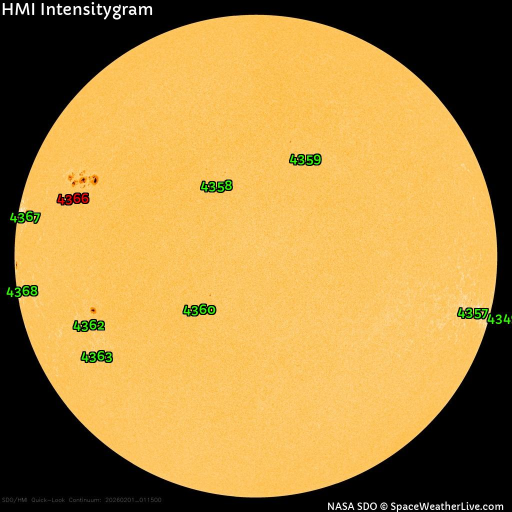
#> input picture Data/Feb1.jpg, 1024 x 1024 px (shown at 1/2 size); its folder holds only this picture in this run
$ jupyter execute --allow-errors SolarSpeed.ipynb
#> lines starting #> are read from the running program, lines starting #| are printed output that depends on the picture; after the words box and inside, x2 and y2 are one past the last pixel; in counts of white or black regions, pixels touching at a corner belong together
#> further down, img is the input picture: shape (1024, 1024, 3); mean R, G, B 174.2, 137.5, 67.4
[cell 1]
import numpy as np
import matplotlib.pyplot as plt
import matplotlib.patches as mpatches


from PIL import Image

# Will be used for the dark spots in the dataset
from scipy import ndimage

# Fits a straight line compared to the longitude vs time
from scipy.stats import linregress

[cell 2]
IMAGE = "../Data"

# The Dataset size
Days = 9

This gets the center of the Solar Disk and the radius

[cell 3]
'''
Function: Gets the Center of the Sun and calculated the radius of the Sun in the image

Input:
    Image

Return:
    X coordinate
    Y coordinate
    Radius

Sources:
    CMPUT 206 Notes

'''

def getCenter(img_arr):

    # Since HMI orange images are the strongest in the RED channel
    # Of the image, it will be best used to differentiate
    # The black space and orange Sun

    red_img = img_arr[:,:,0].astype(float)
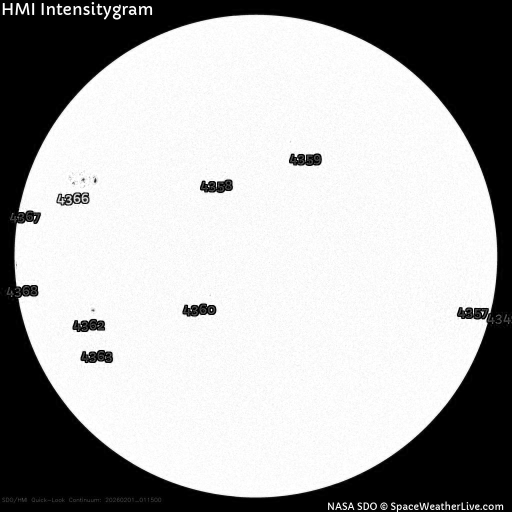
#> red_img: shape (1024, 1024) float64 (shown at 1/2 size); min 0, max 255, mean 174.2

    threshold = 30

    # Gets a mask to make sure only the sun is considered for center
    # Creates a binary grid:
    # 1: If it is the sun
    # 0: If it is outer space
    mask = red_img > threshold
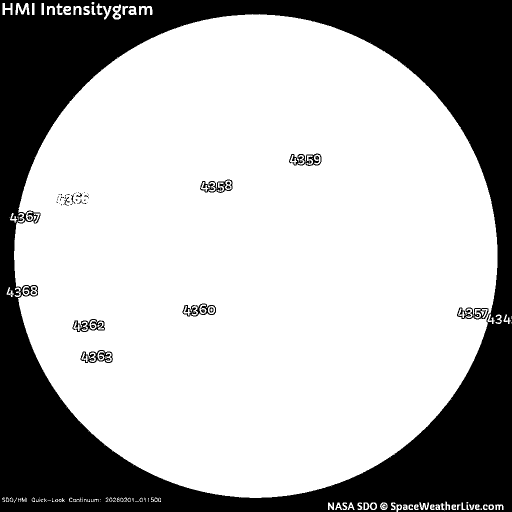
#> mask: shape (1024, 1024) bool (shown at 1/2 size); 70% white; 68 black regions (35 under 20 px), largest, box (x1, y1, x2, y2) and area: (0, 0, 1024, 1024) 308893, (161, 700, 226, 726) 720, (578, 307, 643, 332) 712

    rows = []
    # Check every row which contains a pixel of the sun
    # If a row has a sun in it then we keep the position of the row in an array
    for r in range(mask.shape[0]):
        if True in mask[r, :]:
            rows.append(r)
#> after the loop, rows = 1020 values from 4 to 1023
    rows = np.array(rows)

    # Goes through each column checking every pixel
    # Checks if it contains any part of the suns pixel
    # If it does store the positioning
    cols = []
    for c in range(mask.shape[1]):
        if True in mask[:,c]:
            cols.append(c)
#> after the loop, cols = 1019 values from 4 to 1023
    cols = np.array(cols)

    row_min = rows[0]
#> row_min = 4
    row_max = rows[-1]
#> row_max = 1023

    col_min = cols[0]
#> col_min = 4
    col_max = cols[-1]
#> col_max = 1023

    # (Max + Min) / 2
    # Gets the center coordinates

    y = (row_max + row_min)/ 2.0
#> y = 513.5
    x = (col_max + col_min)/ 2.0
#> x = 513.5

    # Radius
    vertD = row_max - row_min
#> vertD = 1019
    horzD = col_max - col_min
#> horzD = 1019

    R = (vertD + horzD) / 4.0
#> R = 509.5
#> `x,y,R = getCenter(img)`: x = 513.5; R = 509.5

    return x,y,R

Gets all the Sunspots and returns the coordinates of the sunspots

[cell 4]
def getSunspots(img_arr, x,y,R):

    # Gets the different color channels RGB for the image
#> called with x = 513.5, y = 513.5, R = 509.5
    rImg = img_arr[:,:,0].astype(float)
    gImg = img_arr[:,:,1].astype(float)
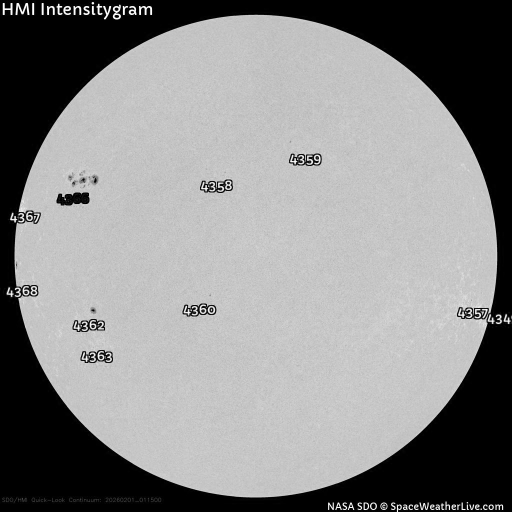
#> gImg: shape (1024, 1024) float64 (shown at 1/2 size); min 0, max 255, mean 137.5
    bImg = img_arr[:,:,2].astype(float)
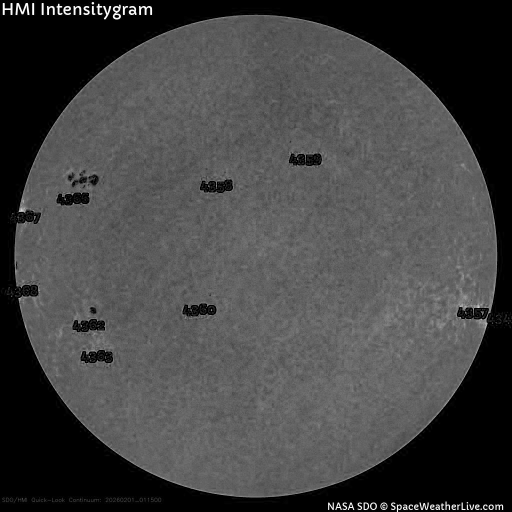
#> bImg: shape (1024, 1024) float64 (shown at 1/2 size); min 0, max 255, mean 67.4

    rows = img_arr.shape[0]
#> rows = 1024
    cols = img_arr.shape[1]
#> cols = 1024

    # Creates a grid same size as image
    # If there are pixels inside the disk its true
    mask = [[False]*cols for i in range(rows)]

    # Checks for each pixel inside the sun
    for r in range(rows):
        for c in range(cols):
            # Use pythagorean theorem to get distance
            # Of the pixel to the center of sun
            vertD = r - y
            horzD = c - x
            dist = np.sqrt(horzD ** 2 + vertD ** 2)

            # Checks if the pixel is within the sun
            # Less than 98% so we dont mistake edges
            if dist < R * 0.98:
                mask[r][c] = True
#> after the loop, mask = 1024 items

    mask = np.array(mask)
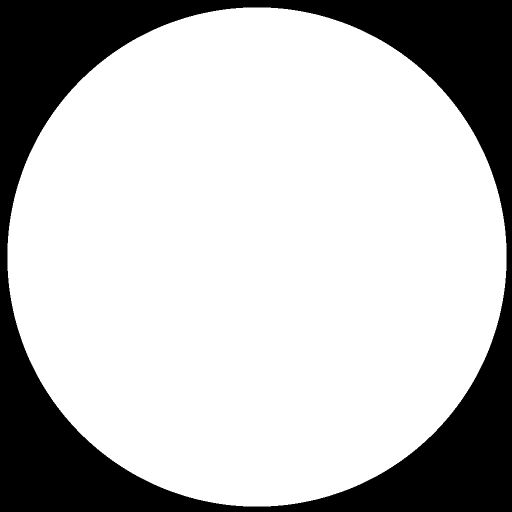
#> mask: shape (1024, 1024) bool (shown at 1/2 size); 74.7% white; 1 black region, box (x1, y1, x2, y2) and area: (0, 0, 1024, 1024) 265420

    # Average brightness of each pixel
    avgB = (rImg + gImg + bImg) / 3.0

    # Gets all the brightness values inside the solar image
    insideDisk = avgB[mask]

    # Gets the average of the pixels inside the disk
    meanB = np.mean(insideDisk)
#> meanB = 167.7

    # Gets standard deviation  on how spread out the brightness is
    stdB = np.std(insideDisk)
#> stdB = 46.94

    # Gets a threshold to get sunspots
    # Use 2.5 to single out sunspots
    threshold = meanB - 2.5 * stdB
#> threshold = 50.32

    # Mark whether each pixel is a sunspot and/or not a text
    # Since most of the text is green we calculate a green ratio
    # Add 0.0001 to make sure we dont divide bt 0
    isGreen = gImg / (rImg + gImg + bImg + 0.0001)
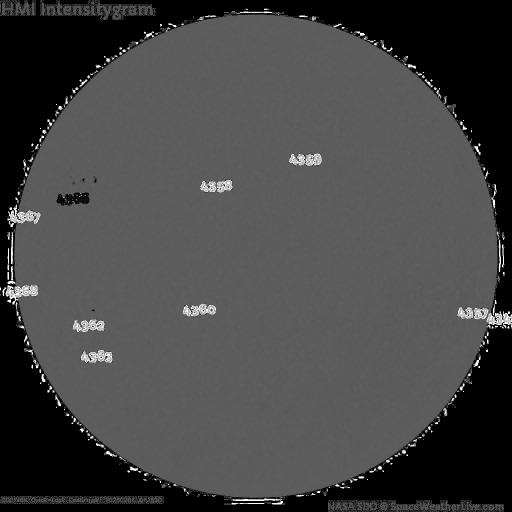
#> isGreen: shape (1024, 1024) float64 (shown at 1/2 size); min 0, max 1, mean 0.27

    # Checks conditions whether it is a sunspot
    isBlack = avgB < threshold
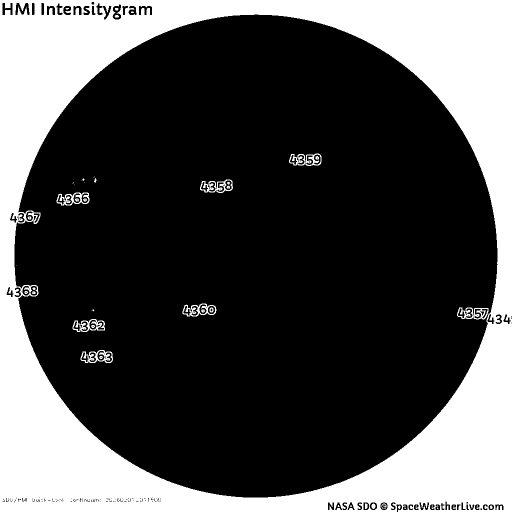
#> isBlack: shape (1024, 1024) bool (shown at 1/2 size); 30.2% white; 47 white regions (18 under 20 px), largest, box (x1, y1, x2, y2) and area: (0, 0, 1024, 1024) 310700, (161, 700, 226, 726) 755, (578, 307, 643, 332) 746
    # Makes sure that the pixel is inside the disk
    insideBlack = mask
    # Makes sure its not a green label
    notLabel = isGreen < 0.5
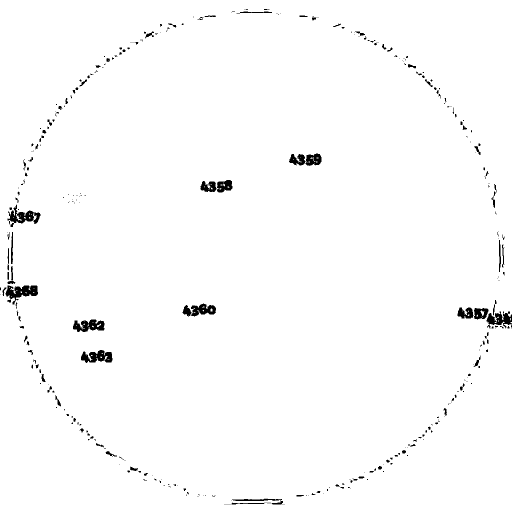
#> notLabel: shape (1024, 1024) bool (shown at 1/2 size); 98.5% white; 368 black regions (258 under 20 px), largest, box (x1, y1, x2, y2) and area: (11, 571, 76, 609) 1270, (15, 409, 81, 454) 1133, (162, 700, 225, 726) 1045

    # Gets the sunspot mask to get their locations
    sunspotM = isBlack & insideBlack & notLabel
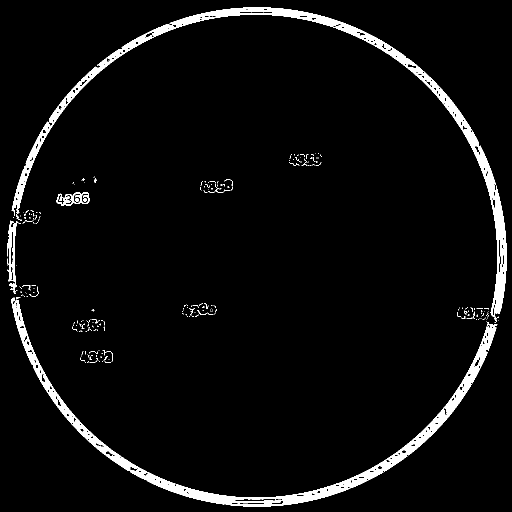
#> sunspotM: shape (1024, 1024) bool (shown at 1/2 size); 4.4% white; 256 white regions (237 under 20 px), largest, box (x1, y1, x2, y2) and area: (23, 15, 1013, 643) 21782, (22, 595, 995, 1013) 20555, (15, 441, 42, 588) 1356

    # Groups all True pixels together and labels them into groups wih a unique lavel
    label, n = ndimage.label(sunspotM)
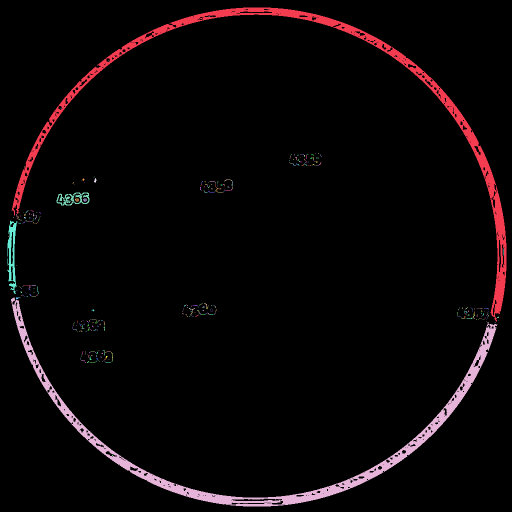
#> label: shape (1024, 1024) int32 (shown at 1/2 size); 469 distinct labels, from 0 to 468; one colour per label, 0 black
#> n = 468

    sunspot_blob = []

    for i in range(1,n+1):
        # Row and column of eahc pixel inside the sunspot_blob
        brow, bcol = np.where(label == i)
        # Gets number of pixels in the sunspot
        numPixels = len(brow)

        # If the sunspot is too little/ or large we skip it
        # Prevents inaccuracies
        if numPixels < 15 or numPixels > 5000:
            continue

        # Gets the center x and y of the sunspot
        sunspotX = np.mean(bcol)
        sunspotY = np.mean(brow)

        sunspot_blob.append((sunspotX, sunspotY, numPixels))
#> this loop made 468 passes
#> (brow, bcol, numPixels) on passes 2 to 4: ([32, 32, 32], [417, 418, 419], 3), ([108], [241], 1), ([112], [790], 1)
#> after the loop, sunspot_blob = [(190.1, 360.6, 28), (453.7, 359.7, 15), (434.2, 379.7, 18), (145, 397.3, 711), (153.6, 399.4, 34), (169.7, 399.4, 33), (33.47, 432.2, 19), (23.45, 508.4, 1348), (75.31, 580.2, 16), (34.5, 595.9, 18), (385.2, 618.7, 16), (959.6, 616.2, 16), (224.2, 711.8, 19)]

    # Gets the largest sunspot
    def get_largest(suns):
        return -suns[2]

    # Sorts making the largest sunspot by size first
    # Helps to track 4366 in the Dataset
    sunspot_blob.sort(key=get_largest)

    return sunspot_blob

Gets the data needed from 4366, the largest sunspot we are tracking

[cell 5]
image = {}
param = {}
sunspots = {}

#> (the rest of this cell did not finish here and is left out)

Gets coordinates of the sunspot. Since the Sun is not 2d, we need to account for geometry.

[cell 6]
'''
** Assistance from AI **
Formulas needed:
dx = x - xCenter
dy = yCenter - y
xi = dx/ R
yi = dy/ R
dc = sqrt(xi^2 + yi^2)

Latitude: lat = arcsin(yi)
Longtitude:: lon = arcsin(xi/cos(lat))
'''

longitude = []
#> longitude = []
latitude = []
distCen = []

#> (the rest of this cell did not finish here and is left out)

Since Sun is not a rigid body, equator rotates faster than poles

[cell 7]
# Assistance from AI

T_earth = 365.25
# Sidreal correction
#> (the rest of this cell did not finish here and is left out)

Plot Longitude vs Time

[cell 8]
fig, axes = plt.subplots(2, 1, figsize=(9, 8),
                         gridspec_kw={'height_ratios': [3, 1]})
fig.patch.set_facecolor('#0d1117')
for ax in axes:
    ax.set_facecolor('#161b22')
    ax.tick_params(colors='white')
    for sp in ax.spines.values(): sp.set_color('#444')

ax1    = axes[0]
#> (the rest of this cell did not finish here and is left out)
